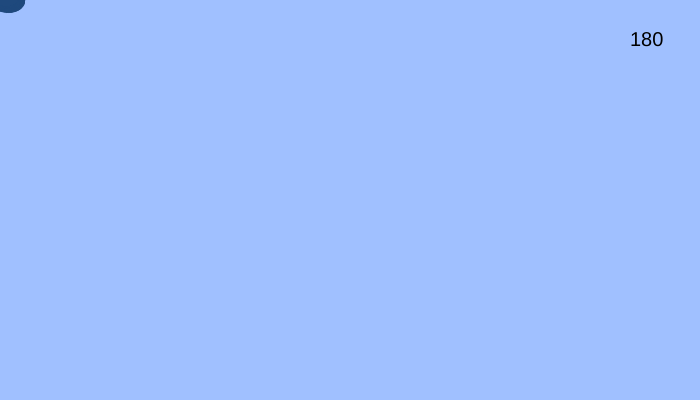
Frame 1 (no input)
Frame 60 (no input): identical to frame 1, image omitted
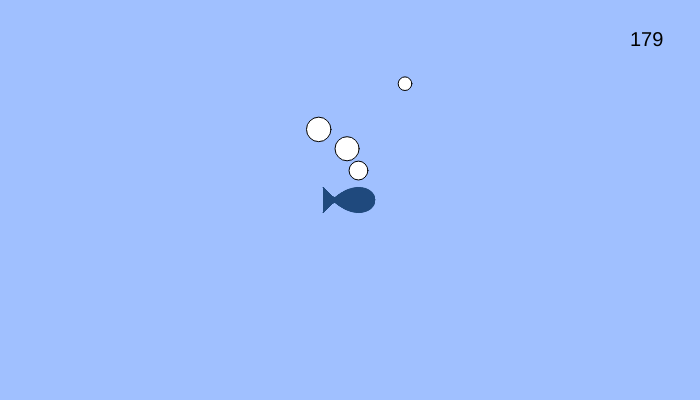
Frame 120 (the mouse pressed at the canvas centre since frame 60)

The p5.js sketch that drew these frames (run headless with seeded random() and noise() and a simulated clock; from frame 60 on, the mouse is pressed at the canvas centre):

// p5.js sketch
// ── sketch.js
// 最終課題を制作しよう

let balls;
let timer = 180
let Fish;


function setup(){
  createCanvas(700, 400);
  balls = [];
}

function draw(){
  background(160, 192, 255);

  for(let i = 0; i < balls.length ; i = i + 10){
    let b = balls[i];
    ellipse(b.x, b.y, b.size);
    b.x += b.vx;
    b.y += b.vy;
  }

const b = { x: mouseX + 20, y: mouseY , size: random(15) + 10, vx: random(-2,2) , vy: random(-7,-1) };
    balls.push(b);

  drawFish( mouseX , mouseY, 50);

  drawTimer();

}


function drawFish(ox, oy, r) {
  push();
  translate(ox, oy);
  fill(31, 73, 125);
  strokeWeight(1);
  stroke(31, 73, 125);
  beginShape();
  for (let theta = 0; theta < 360; theta++) {
    let x = r * cos(theta) - r * pow(sin(theta), 2) / sqrt(2) ;
    let y = r * cos(theta) * sin(theta);

  if ((mouseX-pmouseX) >= 0){vertex(0.5 * x, 0.5 * y)};
    if ((mouseX-pmouseX) < 0){vertex(-0.5 * x, 0.5 * y)};

  }
  endShape(CLOSE);
  pop();
}

function drawTimer() {

  textAlign(600, TOP);
  textSize(20);
  text(timer, 630, 30);

  if (frameCount % 60 == 0 && timer > 0) {
    timer --;
  }
  if (timer == 0) {
  quad(260,240,440,240,420,399,280,399);
  text("CUP NOOODLE", 275, height*0.7);

  }
}
